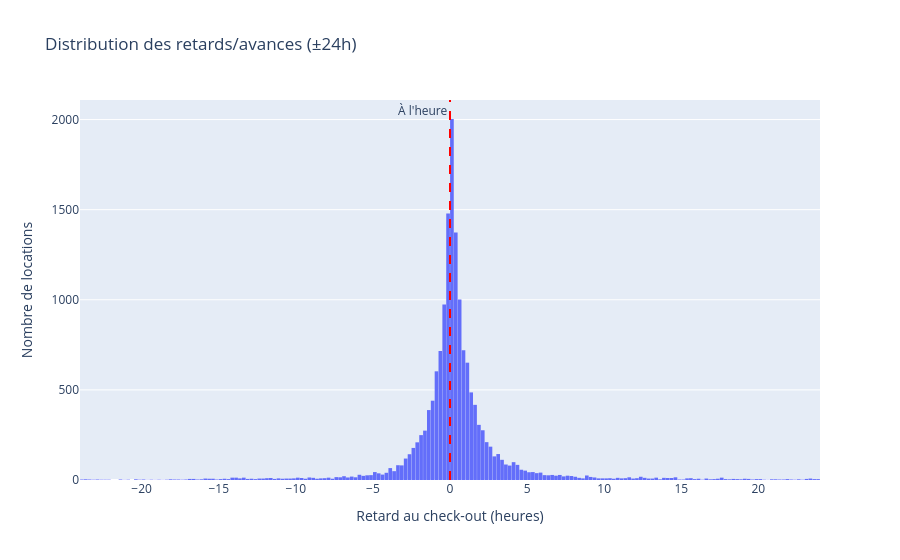

Notebook code for this chart:
### Markdown cell above
# 1. Nombre de loc par rapport au dealy (retards, avance)

### Code cell
data_clean['delay_at_checkout_in_hours'] = data_clean['delay_at_checkout_in_minutes'] / 60

fig_hist_delay = px.histogram(
    data_clean,
    x="delay_at_checkout_in_hours",
    title="Distribution des retards/avances (±24h)",
    labels={"delay_at_checkout_in_hours": "Retard au check-out (minutes)"}
)

fig_hist_delay.add_vline(
    x=0,
    line_dash="dash",
    line_color="red",
    annotation_text="À l'heure",
    annotation_position="top left"
)

fig_hist_delay.update_layout(
    xaxis_title="Retard au check-out (heures)",
    yaxis_title="Nombre de locations",
    bargap=0.05
)
fig_hist_delay.update_traces(xbins=dict(start=-24, end=24, size=0.25))

### Figure 1 — Plotly figure (JSON) as saved in the notebook; plotly's stock layout.template omitted (floating-point values rounded to 4 significant figures; data arrays with more than 128 entries replaced by an {"elided": "..."} marker saying what was removed)
{"data": [{"bingroup": "x", "hovertemplate": "Retard au check-out (minutes)=%{x}<br>count=%{y}<extra></extra>", "legendgroup": "", "marker": {"color": "#636efa", "pattern": {"shape": ""}}, "name": "", "orientation": "v", "showlegend": false, "type": "histogram", "x": {"elided": "16117 float values"}, "xaxis": "x", "xbins": {"end": 24, "size": 0.25, "start": -24}, "yaxis": "y"}], "layout": {"annotations": [{"showarrow": false, "text": "À l'heure", "x": 0, "xanchor": "right", "xref": "x", "y": 1, "yanchor": "top", "yref": "y domain"}], "bargap": 0.05, "barmode": "relative", "legend": {"tracegroupgap": 0}, "shapes": [{"line": {"color": "red", "dash": "dash"}, "type": "line", "x0": 0, "x1": 0, "xref": "x", "y0": 0, "y1": 1, "yref": "y domain"}], "title": {"text": "Distribution des retards/avances (±24h)"}, "xaxis": {"anchor": "y", "domain": [0, 1], "title": {"text": "Retard au check-out (heures)"}}, "yaxis": {"anchor": "x", "domain": [0, 1], "title": {"text": "Nombre de locations"}}}}
